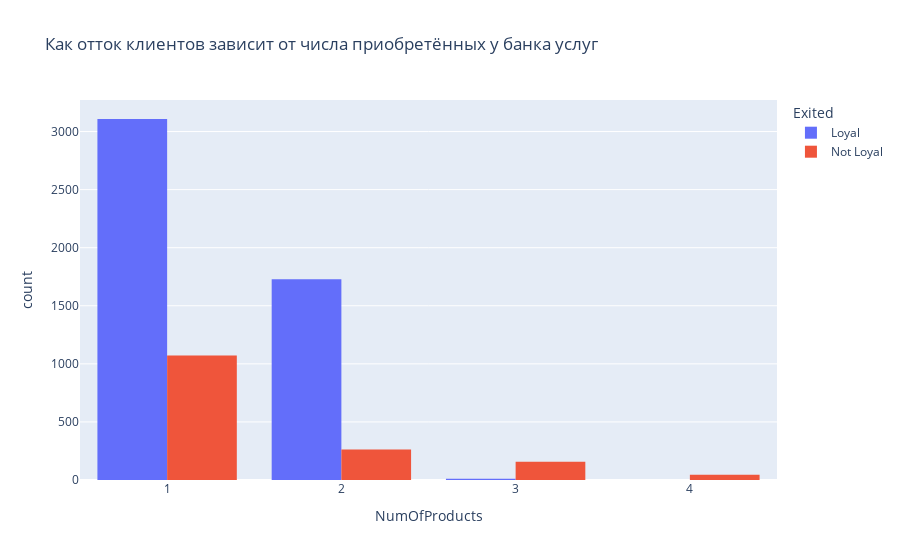

Write notebook code for a chart like this one.
### Code cell
import pandas as pd
import seaborn as sns
import matplotlib.pyplot as plt
import plotly.express as px
plt.style.use('default')

churn_data = pd.read_csv('data/churn.csv')
churn_data.head()

churn_data = churn_data.loc[churn_data.Balance > 2500]

def get_active(is_active_member):
    if is_active_member == 0:
        return 'Not Active'
    else:
        return 'Active'

churn_data['IsActiveMember'] = churn_data['IsActiveMember'].apply(get_active)


def get_credit_score_cat(credit_score):
    if credit_score >= 300 and credit_score < 500:
        return "Very_Poor"
    elif credit_score >= 500 and credit_score < 601:
        return "Poor"
    elif credit_score >= 601 and credit_score < 661:
        return "Fair"
    elif credit_score >= 661 and credit_score < 781:
        return "Good"
    elif credit_score >= 781 and credit_score < 851:
        return "Excellent"
    elif credit_score >= 851:
        return "Top"
    elif credit_score < 300:
        return "Deep"
    

churn_data['CreditScoreCat'] = churn_data['CreditScore'].apply(get_credit_score_cat)

def get_active(is_active_member):
    if is_active_member == 0:
        return 'Loyal'
    else:
        return 'Not Loyal'


churn_data['piedata'] =  churn_data['Exited'].value_counts()
churn_data['Exited'] = churn_data['Exited'].apply(get_active)



fig = px.histogram(churn_data, x="NumOfProducts", color="Exited",title='Как отток клиентов зависит от числа приобретённых у банка услуг').update_xaxes(categoryorder='total descending')
fig.update_layout(barmode='group')
fig.show()
#Можно заметить что когда приобритают 2 услуги шанс уйти снижается , 3-4 явлются редкостью возможно это те услуги которые клиенты приобретают перед уходом

### Figure 1 — Plotly figure (JSON) as saved in the notebook; plotly's stock layout.template omitted (floating-point values rounded to 4 significant figures; data arrays with more than 128 entries replaced by an {"elided": "..."} marker saying what was removed)
{"data": [{"alignmentgroup": "True", "bingroup": "x", "hovertemplate": "Exited=Loyal<br>NumOfProducts=%{x}<br>count=%{y}<extra></extra>", "legendgroup": "Loyal", "marker": {"color": "#636efa", "pattern": {"shape": ""}}, "name": "Loyal", "offsetgroup": "Loyal", "orientation": "v", "showlegend": true, "type": "histogram", "x": {"elided": "4846 int values"}, "xaxis": "x", "yaxis": "y"}, {"alignmentgroup": "True", "bingroup": "x", "hovertemplate": "Exited=Not Loyal<br>NumOfProducts=%{x}<br>count=%{y}<extra></extra>", "legendgroup": "Not Loyal", "marker": {"color": "#EF553B", "pattern": {"shape": ""}}, "name": "Not Loyal", "offsetgroup": "Not Loyal", "orientation": "v", "showlegend": true, "type": "histogram", "x": {"elided": "1537 int values"}, "xaxis": "x", "yaxis": "y"}], "layout": {"barmode": "group", "legend": {"title": {"text": "Exited"}, "tracegroupgap": 0}, "title": {"text": "Как отток клиентов зависит от числа приобретённых у банка услуг"}, "xaxis": {"anchor": "y", "categoryorder": "total descending", "domain": [0, 1], "title": {"text": "NumOfProducts"}}, "yaxis": {"anchor": "x", "domain": [0, 1], "title": {"text": "count"}}}}
